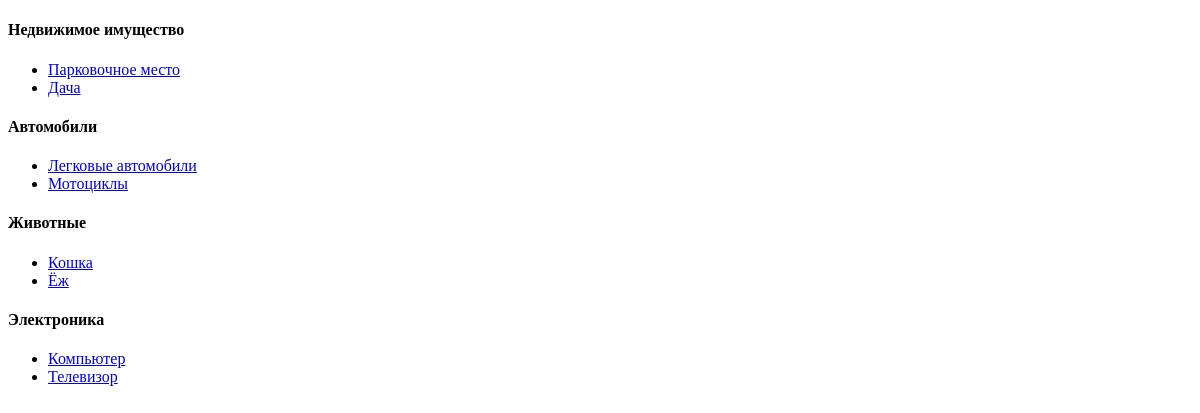
/, run on an earlier commit of the app's database.
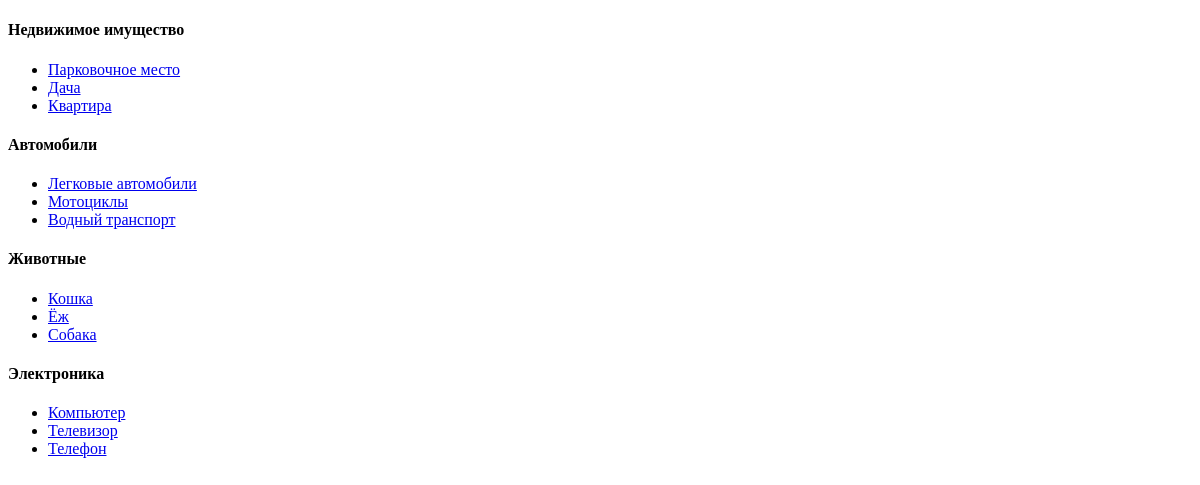
And on a later commit of the database.
### appKey/models.py (models this page shows, shortened)
class Category(models.Model):
    title = models.TextField(
        'Категория',
        null=False,
        help_text = 'Например: квартира'
    )
    class Meta:
        verbose_name = 'категорию'
        verbose_name_plural = 'Категории'

class Subcategory(models.Model):
    category = models.ForeignKey(
        Category,
        on_delete=models.PROTECT,
        null=False,
        verbose_name = 'Категория'
    )
    title = models.CharField(
        "Названиие подкатегории",
        max_length = 100,
        null = False
    )
    class Meta:
        verbose_name = 'подкатегорию'
        verbose_name_plural = 'Подкатегории'

### appKey/views.py (the view)
# urls.py: path('', views.CategorysPage.as_view(), name="urlCategorys"),
class CategorysPage(View):
    def get(self, request):
        data_sub = Subcategory.objects.all()
        data = {}
        for sub in data_sub:
            if sub.category.title not in data:
                data.update({
                    sub.category.title: {
                        sub.id : sub.title
                    }
                })
            else:
                data[sub.category.title].update({
                    sub.id : sub.title
                })
        return render(request, 'appKey/home/index.html', {'object': data})

### appKey/templates/appKey/home/index.html (shortened to what this page needs)
{% extends 'appKey/base.html' %}
{% block content %}
    {% for category, sub_categorys in object.items %}
        <h4>{{category}}</h4>
         <ul>
            {% for category_id, sub_category in sub_categorys.items %}
                <li><a href="{% url 'urlProduct' category_id %}">{{sub_category}}</a></li>
            {% endfor %}
         </ul>
    {% endfor %}
{% endblock %}

### appKey/templates/appKey/base.html (shortened to what this page needs)
{% load static %}
<!DOCTYPE html>
<html lang="ru">
<head>
</head>
<body>
    {% block content %}{% endblock %}
</body>
</html>

What changed in the data, as far as the page shows it:
added Subcategory: sub_categorys "Квартира"
added Subcategory: sub_categorys "Водный транспорт"
added Subcategory: sub_categorys "Собака"
added Subcategory: sub_categorys "Телефон"
